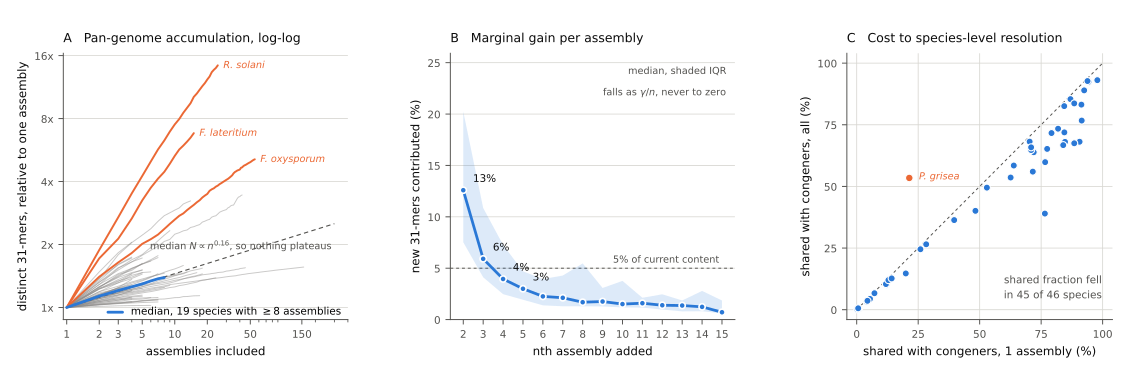

Generate this figure with Python:
#!/usr/bin/env python3
"""
saturation_curves.py — figure for kraken_db_saturation.py.

Three panels answering "how many assemblies per species does the Kraken2 build need":
  A  k-mer accumulation, as fold increase over a single assembly
  B  marginal gain, the % of new k-mers contributed by the nth assembly
  C  whether extra assemblies cost species-level resolution, measured as the
     fraction of a species' k-mers shared with its congeners in the same build

Run from crypt/: python 03_kraken/utilities/saturation/figures/kraken_saturation_curves.py
Output: 03_kraken/utilities/saturation/figures/saturation_curves.pdf + .png
"""

import csv
from collections import defaultdict
from pathlib import Path

import matplotlib
matplotlib.use("Agg")
import matplotlib.pyplot as plt
import numpy as np

DATA_DIR = Path("03_kraken/utilities/saturation/data")
OUT_DIR  = Path("03_kraken/utilities/saturation/figures")

BLUE, ORANGE = "#2a78d6", "#eb6834"
GREY, FAINT, INK, MUTED = "#8a8985", "#d8d7d2", "#0b0b0b", "#52514e"

plt.rcParams.update({
    "font.size": 8, "axes.labelsize": 8.5, "axes.titlesize": 9,
    "xtick.labelsize": 7.5, "ytick.labelsize": 7.5, "legend.fontsize": 7.5,
    "axes.spines.top": False, "axes.spines.right": False,
    "axes.edgecolor": MUTED, "axes.labelcolor": INK,
    "xtick.color": MUTED, "ytick.color": MUTED,
    "axes.linewidth": 0.7, "xtick.major.width": 0.7, "ytick.major.width": 0.7,
    "figure.facecolor": "white", "axes.facecolor": "white",
})


def load():
    curve = list(csv.DictReader(open(DATA_DIR / "saturation_curve.tsv"), delimiter="\t"))
    summ  = list(csv.DictReader(open(DATA_DIR / "saturation_summary.tsv"), delimiter="\t"))
    by = defaultdict(list)
    for r in curve:
        by[r["organism_name"]].append(r)
    for k in by:
        by[k].sort(key=lambda r: int(r["n_assemblies"]))
    return by, summ


def panel_a(ax, by, summ):
    ratio = {r["organism_name"]: float(r["pangenome_ratio"]) for r in summ}
    named = sorted(ratio, key=lambda k: -ratio[k])[:3]

    for name, rows in by.items():
        if name in named:
            continue
        y = np.array([float(r["mean_kmers"]) for r in rows])
        y = y / y[0]
        ax.plot(np.arange(1, len(y) + 1), y, color=GREY, lw=0.7, alpha=0.45,
                solid_capstyle="round")

    # Median over a FIXED cohort. Taking it over "every taxon with at least n
    # assemblies" makes the set shrink with n, which puts steps in the line that
    # are set membership changing, not k-mer content accumulating.
    DEPTH = 8
    cohort = [v for v in by.values() if len(v) >= DEPTH]
    med = [(n, np.median([float(v[n - 1]["mean_kmers"]) / float(v[0]["mean_kmers"])
                          for v in cohort])) for n in range(1, DEPTH + 1)]
    ax.plot([m[0] for m in med], [m[1] for m in med], color=BLUE, lw=2.0,
            solid_capstyle="round", zorder=5,
            label="median, {} species with $\\geq${} assemblies".format(len(cohort), DEPTH))

    for name in named:
        y = np.array([float(r["mean_kmers"]) for r in by[name]])
        y = y / y[0]
        x = np.arange(1, len(y) + 1)
        ax.plot(x, y, color=ORANGE, lw=1.4, solid_capstyle="round", zorder=4)
        sp = name.split()
        ax.annotate("{}. {}".format(sp[0][0], " ".join(sp[1:])),
                    xy=(x[-1], y[-1]), xytext=(4, 0), textcoords="offset points",
                    va="center", fontsize=7, style="italic", color=ORANGE)

    # Heaps' law: N(n) = k.n^gamma is a straight line on log-log, so the guide line
    # makes the median exponent readable as a slope rather than leaving the panel
    # looking like the curves fail to bend.
    gam = []
    for rows in by.values():
        n = np.arange(1, len(rows) + 1)
        N = np.array([float(r["mean_kmers"]) for r in rows])
        gam.append(np.polyfit(np.log(n), np.log(N), 1)[0])
    gmed = float(np.median(gam))
    gx = np.array([1, 300.0])
    ax.plot(gx, gx ** gmed, color=MUTED, lw=0.8, ls=(0, (4, 3)), zorder=2)
    ax.annotate(r"median $N \propto n^{%.2f}$, so nothing plateaus" % gmed,
                xy=(300, 300 ** gmed), xytext=(-2, -12), textcoords="offset points",
                ha="right", va="top", fontsize=7, color=MUTED)

    ax.set_yscale("log", base=2)
    ax.set_yticks([1, 2, 4, 8, 16])
    ax.set_yticklabels(["1x", "2x", "4x", "8x", "16x"])
    ax.set_xscale("log")
    ax.set_xticks([1, 2, 3, 5, 10, 20, 50, 150])
    ax.set_xticklabels(["1", "2", "3", "5", "10", "20", "50", "150"])
    ax.set_xlim(0.93, 400)
    ax.set_xlabel("assemblies included")
    ax.set_ylabel("distinct 31-mers, relative to one assembly")
    ax.set_title("A   Pan-genome accumulation, log-log", loc="left", color=INK, pad=8)
    ax.grid(axis="y", color=FAINT, lw=0.6)
    ax.set_axisbelow(True)
    ax.legend(frameon=False, loc="lower right", handlelength=1.4,
              borderaxespad=0.2, bbox_to_anchor=(1.0, -0.02))


def panel_b(ax, by):
    ns, meds, q1, q3 = [], [], [], []
    for n in range(2, 16):
        vals = [float(v[n - 1]["mean_frac_new"]) * 100 for v in by.values() if len(v) >= n]
        if len(vals) < 5:
            break
        ns.append(n); meds.append(np.median(vals))
        q1.append(np.percentile(vals, 25)); q3.append(np.percentile(vals, 75))

    ax.axhline(5, color=MUTED, lw=0.7, ls=(0, (3, 3)), zorder=1)
    ax.annotate("5% of current content", xy=(ns[-1], 5), xytext=(-2, 4),
                textcoords="offset points", ha="right", fontsize=7, color=MUTED)
    ax.fill_between(ns, q1, q3, color=BLUE, alpha=0.16, lw=0, zorder=2)
    ax.plot(ns, meds, color=BLUE, lw=2.0, solid_capstyle="round", zorder=3)
    ax.plot(ns, meds, "o", color=BLUE, ms=4.5, mec="white", mew=1.2, zorder=4)
    for n, m in zip(ns, meds):
        if n <= 5:
            ax.annotate("{:.0f}%".format(m), xy=(n, m), xytext=(7, 6),
                        textcoords="offset points", ha="left", fontsize=7.5, color=INK)

    ax.set_xticks(ns)
    ax.set_ylim(0, max(q3) * 1.28)
    ax.set_xlabel("nth assembly added")
    ax.set_ylabel("new 31-mers contributed (%)")
    ax.set_title("B   Marginal gain per assembly", loc="left", color=INK, pad=8)
    ax.annotate("falls as $\\gamma/n$, never to zero", xy=(0.97, 0.87),
                xycoords="axes fraction", ha="right", va="top", fontsize=7, color=MUTED)
    ax.grid(axis="y", color=FAINT, lw=0.6)
    ax.set_axisbelow(True)
    ax.annotate("median, shaded IQR", xy=(0.97, 0.95), xycoords="axes fraction",
                ha="right", va="top", fontsize=7, color=MUTED)


def panel_c(ax, summ):
    pts = [(float(r["frac_shared_1_assembly"]) * 100, float(r["frac_shared_all"]) * 100,
            r["organism_name"]) for r in summ if int(r["n_congener_taxa"]) > 0]
    ax.plot([0, 100], [0, 100], color=MUTED, lw=0.7, ls=(0, (3, 3)), zorder=1)
    worse  = [p for p in pts if p[1] > p[0] + 0.5]
    better = [p for p in pts if p[1] <= p[0] + 0.5]
    ax.scatter([p[0] for p in better], [p[1] for p in better], s=26, color=BLUE,
               edgecolor="white", linewidth=0.8, zorder=3)
    ax.scatter([p[0] for p in worse], [p[1] for p in worse], s=30, color=ORANGE,
               edgecolor="white", linewidth=0.8, zorder=4)
    for x, y, n in worse:
        sp = n.split()
        ax.annotate("{}. {}".format(sp[0][0], " ".join(sp[1:])), xy=(x, y),
                    xytext=(7, -1), textcoords="offset points", fontsize=7,
                    style="italic", color=ORANGE)

    ax.annotate("shared fraction fell\nin {} of {} species".format(len(better), len(pts)),
                xy=(0.96, 0.08), xycoords="axes fraction", ha="right", fontsize=7.5,
                color=MUTED, linespacing=1.5)
    ax.set_xlim(-4, 104); ax.set_ylim(-4, 104)
    ax.set_xticks([0, 25, 50, 75, 100]); ax.set_yticks([0, 25, 50, 75, 100])
    ax.set_xlabel("shared with congeners, 1 assembly (%)")
    ax.set_ylabel("shared with congeners, all (%)")
    ax.set_title("C   Cost to species-level resolution", loc="left", color=INK, pad=8)
    ax.grid(color=FAINT, lw=0.6)
    ax.set_axisbelow(True)
    ax.set_aspect("equal", adjustable="box")


def main():
    by, summ = load()
    fig, axes = plt.subplots(1, 3, figsize=(11.4, 3.8))
    panel_a(axes[0], by, summ)
    panel_b(axes[1], by)
    panel_c(axes[2], summ)
    fig.subplots_adjust(left=0.055, right=0.985, top=0.86, bottom=0.16, wspace=0.36)

    OUT_DIR.mkdir(parents=True, exist_ok=True)
    for ext in ("pdf", "png"):
        p = OUT_DIR / "saturation_curves.{}".format(ext)
        fig.savefig(p, dpi=300)
        print("wrote", p)


if __name__ == "__main__":
    main()
